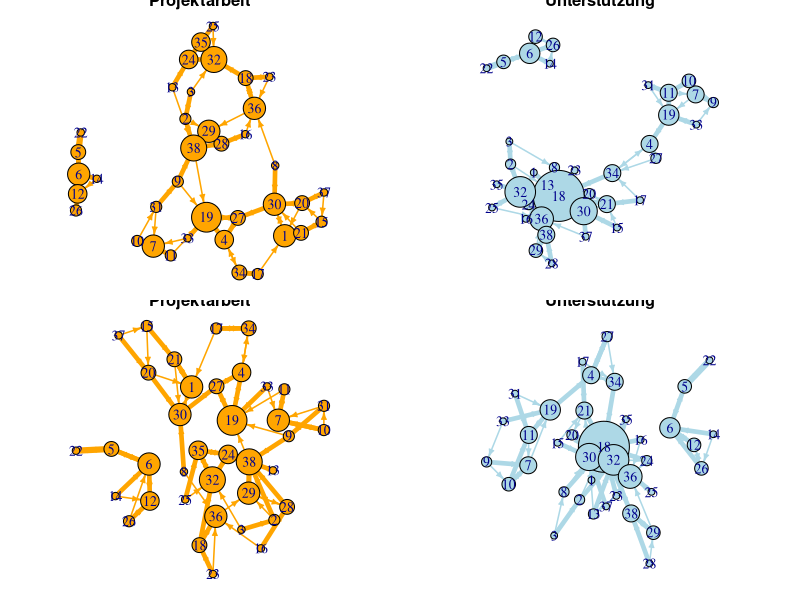

Source code (R):
# Vergleich zweier Netzwerke mit Visualisierung
# Skript für Lehrzwecke in der Veranstaltung 226305 Netzwerk- und Beziehungsmanagement

# Autor: Swaran Sandhu, sandhu@hdm-stuttgart.de
# inspiriert von https://github.com/kateto/R-Network-Visualization-Workshop


# Laden Sie die Dateien "e-work.csv" und "e-help.csv" in ihre working directory.

setwd("~/Desktop/sna")
library(igraph)

# liest die edgelist des Zusammenarbeits-Netzwerks ein
edges <- read.csv("e-work.csv", header=T, as.is=T, sep = ";")
work <- graph_from_data_frame(edges, directed = TRUE, vertices = NULL)

# liest die edgelist des Unterstützungsnetzwerks ein
edges <- read.csv("e-help.csv", header=T, as.is=T, sep = ";")
ehelp <- graph_from_data_frame(edges, directed = TRUE, vertices = NULL)

# addiert die Gewichte bei gleichen Beziehungen
works <- simplify(work, edge.attr.comb = list(weight="sum"))
helps <- simplify(ehelp, edge.attr.comb = list(weight="sum"))

# Visualisierung works (orange)
deg <- degree(works) 
V(works)$size <- deg*3 
V(works)$color <- "orange"
E(works)$width <- E(works)$weight*1.5 
E(works)$color <- "orange"
E(works)$arrow.size <- .4

# Visualisierung help (blue)
deg <- degree(helps) 
V(helps)$size <- deg*3
V(helps)$color <- "lightblue"
E(helps)$width <- E(helps)$weight*1.5 
E(helps)$color <- "lightblue"
E(helps)$arrow.size <- .4

# vergleicht in der Zeile, wie der gleiche Algoithmus zu leicht unterschiedlichen Darstellungen kommt.
par(mfrow=c(2,2), mar=c(0,0,0,0))   
plot(works, layout=layout_with_fr, main="Projektarbeit")
plot(helps, layout=layout_with_fr, main="Unterstützung")
plot(works, layout=layout_with_gem, main="Projektarbeit")
plot(helps, layout=layout_with_gem, main="Unterstützung")
